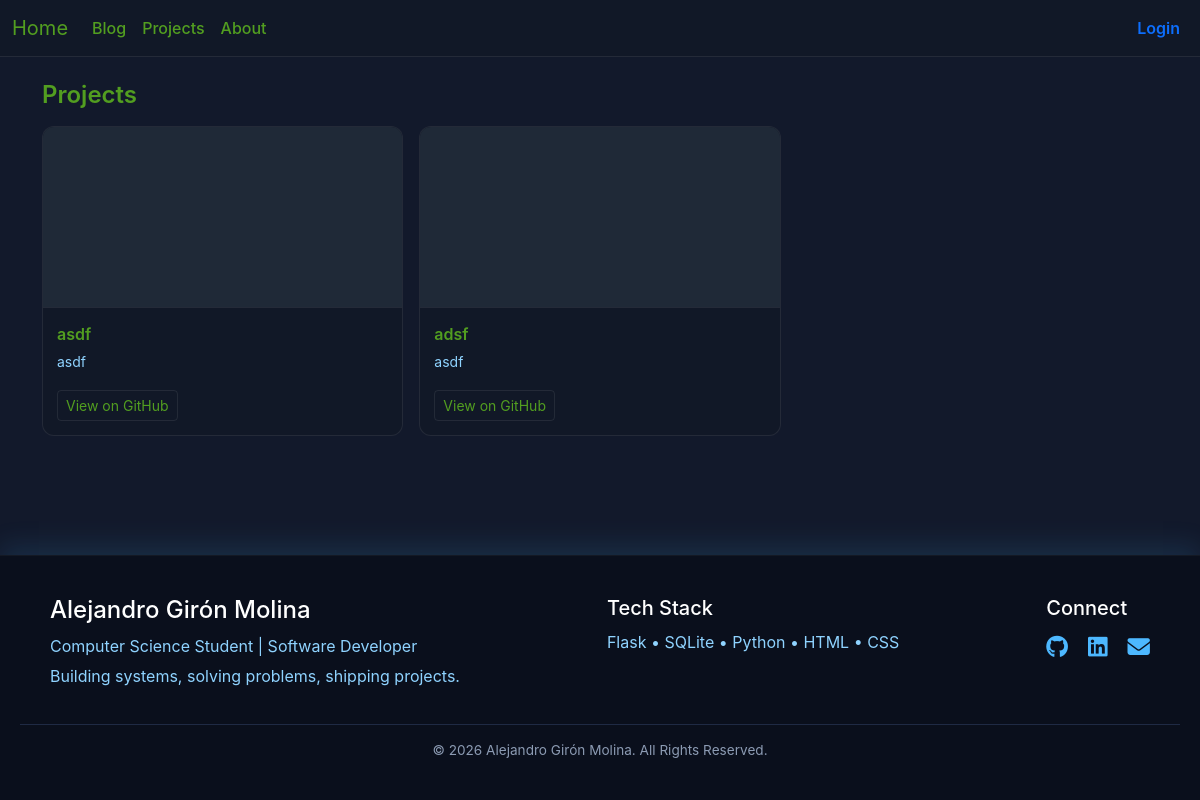
The app's page /projects with its own data.
### blog.py (models this page shows)
class Project(db.Model):
    id = db.Column(db.Integer, primary_key=True)
    title = db.Column(db.String(150), nullable=False)
    short_description = db.Column(db.String(300), nullable=False)
    github_url = db.Column(db.String(300), nullable=False)
    body_markdown = db.Column(db.Text, nullable=False, default="")
    thumbnail = db.Column(db.String(200), nullable=True)
    is_featured = db.Column(db.Boolean, default=False, nullable=False)
    created_at = db.Column(db.DateTime, default=datetime.utcnow, nullable=False)
    updated_at = db.Column(db.DateTime, default=datetime.utcnow, onupdate=datetime.utcnow, nullable=False)
    author_id = db.Column(db.Integer, db.ForeignKey("user.id"), nullable=False)

### blog.py (the view)
@app.route("/projects")
def projects():
    projects = Project.query.order_by(Project.created_at.desc()).all()
    return render_template("projects.html", projects=projects)

### Templates/projects.html (shortened to what this page needs)
{% extends "base.html" %}
{% block content %}
<div class="container mt-4">
  <div class="d-flex justify-content-between align-items-center mb-3">
    <h2 class="mb-0">Projects</h2>
  </div>
  {% if projects|length == 0 %}
    <p class="text-muted">No projects yet.</p>
  {% else %}
    <div class="row g-3">
      {% for project in projects %}
        <div class="col-12 col-sm-6 col-lg-4">
          <div class="tile-card d-flex flex-column h-100">
            {% if project.thumbnail %}
              <img class="tile-thumb"
                   src="{{ url_for('static', filename='uploads/' + project.thumbnail) }}"
                   alt="thumbnail">
            {% else %}
              <div class="tile-thumb"></div>
            {% endif %}
            <div class="tile-footer d-flex flex-column flex-grow-1">
              <p class="tile-title mb-1">{{ project.title }}</p>
              <p class="text-muted small mb-3">
                {{ project.short_description }}
              </p>
              <div class="mt-auto d-flex gap-2 flex-wrap">
                <a class="btn btn-outline-dark btn-sm"
                   href="{{ project.github_url }}"
                   target="_blank"
                   rel="noopener noreferrer">
                  View on GitHub
                </a>
              </div>
            </div>
          </div>
        </div>
      {% endfor %}
    </div>
  {% endif %}
</div>
{% endblock %}

### static/css/styles.css (style rules this page uses)
:root { --bg: #12192b; --panel: #111827; --border: rgba(255,255,255,0.08); --text: #529e20; --muted: #8fd3ff; --accent: #2563eb; }
body { background-color: var(--bg); color: var(--text); font-family: 'Inter', sans-serif; }
a { color: var(--accent); text-decoration: none; }
.text-muted { color: var(--muted) !important; }
.tile-card { background-color: var(--panel); border: 1px solid var(--border); border-radius: 12px; overflow: hidden; text-decoration: none; display: block; transition: all 0.18s ease; }
.tile-thumb { width: 100%; height: 180px; object-fit: cover; display: block; background: #1f2937; }
.tile-footer { padding: 14px; border-top: 1px solid var(--border); }
.tile-title { margin: 0; font-size: 1rem; font-weight: 600; color: var(--text); }
h2 { font-weight: 600; font-size: 1.5rem; }
p { font-size: 1rem; line-height: 1.6; }
.btn-outline-dark, .btn-outline-secondary, .btn-outline-primary { border-color: var(--border) !important; color: var(--text) !important; }
html, body { height: 100%; margin: 0; }

### records on screen
Project: title "asdf", short_description "asdf"
Project: title "adsf", short_description "asdf"
